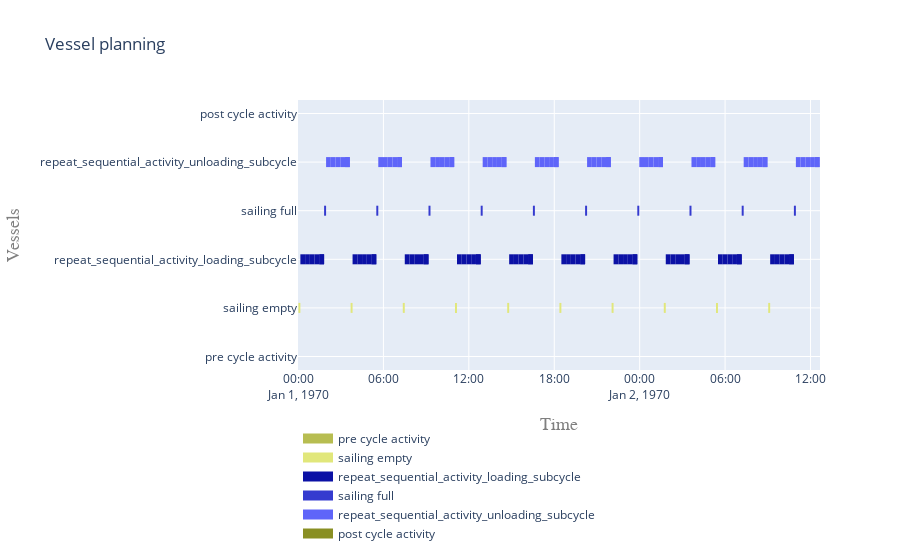

The cell this chart's notebook holds for it:
### Code cell
plot.vessel_planning([*sub_processes])

### Figure 1 — Plotly figure (JSON) as saved in the notebook; plotly's stock layout.template omitted (floating-point values rounded to 4 significant figures; data arrays with more than 128 entries replaced by an {"elided": "..."} marker saying what was removed)
{"data": [{"connectgaps": false, "hoverinfo": "y+name", "line": {"color": "rgb(183,189,81)", "width": 10}, "mode": "lines", "name": "pre cycle activity", "type": "scatter", "x": ["1970-01-01T00:00:00", "1970-01-01T00:00:00", "1970-01-01T00:01:40", "1970-01-01T00:01:40", "1970-01-01T00:01:40", "1970-01-01T03:40:00", "1970-01-01T03:40:00", "1970-01-01T03:41:40", "1970-01-01T03:41:40", "1970-01-01T03:41:40", "1970-01-01T07:20:00", "1970-01-01T07:20:00", "1970-01-01T07:21:40", "1970-01-01T07:21:40", "1970-01-01T07:21:40", "1970-01-01T11:00:00", "1970-01-01T11:00:00", "1970-01-01T11:01:40", "1970-01-01T11:01:40", "1970-01-01T11:01:40", "1970-01-01T14:40:00", "1970-01-01T14:40:00", "1970-01-01T14:41:40", "1970-01-01T14:41:40", "1970-01-01T14:41:40", "1970-01-01T18:20:00", "1970-01-01T18:20:00", "1970-01-01T18:21:40", "1970-01-01T18:21:40", "1970-01-01T18:21:40", "1970-01-01T22:00:00", "1970-01-01T22:00:00", "1970-01-01T22:01:40", "1970-01-01T22:01:40", "1970-01-01T22:01:40", "1970-01-02T01:40:00", "1970-01-02T01:40:00", "1970-01-02T01:41:40", "1970-01-02T01:41:40", "1970-01-02T01:41:40", "1970-01-02T05:20:00", "1970-01-02T05:20:00", "1970-01-02T05:21:40", "1970-01-02T05:21:40", "1970-01-02T05:21:40", "1970-01-02T09:00:00", "1970-01-02T09:00:00", "1970-01-02T09:01:40", "1970-01-02T09:01:40", "1970-01-02T09:01:40"], "y": ["pre cycle activity", "pre cycle activity", "pre cycle activity", "pre cycle activity", null, "pre cycle activity", "pre cycle activity", "pre cycle activity", "pre cycle activity", null, "pre cycle activity", "pre cycle activity", "pre cycle activity", "pre cycle activity", null, "pre cycle activity", "pre cycle activity", "pre cycle activity", "pre cycle activity", null, "pre cycle activity", "pre cycle activity", "pre cycle activity", "pre cycle activity", null, "pre cycle activity", "pre cycle activity", "pre cycle activity", "pre cycle activity", null, "pre cycle activity", "pre cycle activity", "pre cycle activity", "pre cycle activity", null, "pre cycle activity", "pre cycle activity", "pre cycle activity", "pre cycle activity", null, "pre cycle activity", "pre cycle activity", "pre cycle activity", "pre cycle activity", null, "pre cycle activity", "pre cycle activity", "pre cycle activity", "pre cycle activity", null]}, {"connectgaps": false, "hoverinfo": "y+name", "line": {"color": "rgb(225,231,123)", "width": 10}, "mode": "lines", "name": "sailing empty", "type": "scatter", "x": ["1970-01-01T00:01:40", "1970-01-01T00:01:40", "1970-01-01T00:10:00", "1970-01-01T00:10:00", "1970-01-01T00:10:00", "1970-01-01T03:41:40", "1970-01-01T03:41:40", "1970-01-01T03:50:00", "1970-01-01T03:50:00", "1970-01-01T03:50:00", "1970-01-01T07:21:40", "1970-01-01T07:21:40", "1970-01-01T07:30:00", "1970-01-01T07:30:00", "1970-01-01T07:30:00", "1970-01-01T11:01:40", "1970-01-01T11:01:40", "1970-01-01T11:10:00", "1970-01-01T11:10:00", "1970-01-01T11:10:00", "1970-01-01T14:41:40", "1970-01-01T14:41:40", "1970-01-01T14:50:00", "1970-01-01T14:50:00", "1970-01-01T14:50:00", "1970-01-01T18:21:40", "1970-01-01T18:21:40", "1970-01-01T18:30:00", "1970-01-01T18:30:00", "1970-01-01T18:30:00", "1970-01-01T22:01:40", "1970-01-01T22:01:40", "1970-01-01T22:10:00", "1970-01-01T22:10:00", "1970-01-01T22:10:00", "1970-01-02T01:41:40", "1970-01-02T01:41:40", "1970-01-02T01:50:00", "1970-01-02T01:50:00", "1970-01-02T01:50:00", "1970-01-02T05:21:40", "1970-01-02T05:21:40", "1970-01-02T05:30:00", "1970-01-02T05:30:00", "1970-01-02T05:30:00", "1970-01-02T09:01:40", "1970-01-02T09:01:40", "1970-01-02T09:10:00", "1970-01-02T09:10:00", "1970-01-02T09:10:00"], "y": ["sailing empty", "sailing empty", "sailing empty", "sailing empty", null, "sailing empty", "sailing empty", "sailing empty", "sailing empty", null, "sailing empty", "sailing empty", "sailing empty", "sailing empty", null, "sailing empty", "sailing empty", "sailing empty", "sailing empty", null, "sailing empty", "sailing empty", "sailing empty", "sailing empty", null, "sailing empty", "sailing empty", "sailing empty", "sailing empty", null, "sailing empty", "sailing empty", "sailing empty", "sailing empty", null, "sailing empty", "sailing empty", "sailing empty", "sailing empty", null, "sailing empty", "sailing empty", "sailing empty", "sailing empty", null, "sailing empty", "sailing empty", "sailing empty", "sailing empty", null]}, {"connectgaps": false, "hoverinfo": "y+name", "line": {"color": "rgb(11,17,165)", "width": 10}, "mode": "lines", "name": "repeat_sequential_activity_loading_subcycle", "type": "scatter", "x": {"elided": "300 str values"}, "y": {"elided": "300 str values"}}, {"connectgaps": false, "hoverinfo": "y+name", "line": {"color": "rgb(53,59,207)", "width": 10}, "mode": "lines", "name": "sailing full", "type": "scatter", "x": ["1970-01-01T01:50:00", "1970-01-01T01:50:00", "1970-01-01T01:58:20", "1970-01-01T01:58:20", "1970-01-01T01:58:20", "1970-01-01T05:30:00", "1970-01-01T05:30:00", "1970-01-01T05:38:20", "1970-01-01T05:38:20", "1970-01-01T05:38:20", "1970-01-01T09:10:00", "1970-01-01T09:10:00", "1970-01-01T09:18:20", "1970-01-01T09:18:20", "1970-01-01T09:18:20", "1970-01-01T12:50:00", "1970-01-01T12:50:00", "1970-01-01T12:58:20", "1970-01-01T12:58:20", "1970-01-01T12:58:20", "1970-01-01T16:30:00", "1970-01-01T16:30:00", "1970-01-01T16:38:20", "1970-01-01T16:38:20", "1970-01-01T16:38:20", "1970-01-01T20:10:00", "1970-01-01T20:10:00", "1970-01-01T20:18:20", "1970-01-01T20:18:20", "1970-01-01T20:18:20", "1970-01-01T23:50:00", "1970-01-01T23:50:00", "1970-01-01T23:58:20", "1970-01-01T23:58:20", "1970-01-01T23:58:20", "1970-01-02T03:30:00", "1970-01-02T03:30:00", "1970-01-02T03:38:20", "1970-01-02T03:38:20", "1970-01-02T03:38:20", "1970-01-02T07:10:00", "1970-01-02T07:10:00", "1970-01-02T07:18:20", "1970-01-02T07:18:20", "1970-01-02T07:18:20", "1970-01-02T10:50:00", "1970-01-02T10:50:00", "1970-01-02T10:58:20", "1970-01-02T10:58:20", "1970-01-02T10:58:20"], "y": ["sailing full", "sailing full", "sailing full", "sailing full", null, "sailing full", "sailing full", "sailing full", "sailing full", null, "sailing full", "sailing full", "sailing full", "sailing full", null, "sailing full", "sailing full", "sailing full", "sailing full", null, "sailing full", "sailing full", "sailing full", "sailing full", null, "sailing full", "sailing full", "sailing full", "sailing full", null, "sailing full", "sailing full", "sailing full", "sailing full", null, "sailing full", "sailing full", "sailing full", "sailing full", null, "sailing full", "sailing full", "sailing full", "sailing full", null, "sailing full", "sailing full", "sailing full", "sailing full", null]}, {"connectgaps": false, "hoverinfo": "y+name", "line": {"color": "rgb(95,101,249)", "width": 10}, "mode": "lines", "name": "repeat_sequential_activity_unloading_subcycle", "type": "scatter", "x": {"elided": "300 str values"}, "y": {"elided": "300 str values"}}, {"connectgaps": false, "hoverinfo": "y+name", "line": {"color": "rgb(137,143,35)", "width": 10}, "mode": "lines", "name": "post cycle activity", "type": "scatter", "x": ["1970-01-01T03:38:20", "1970-01-01T03:38:20", "1970-01-01T03:40:00", "1970-01-01T03:40:00", "1970-01-01T03:40:00", "1970-01-01T07:18:20", "1970-01-01T07:18:20", "1970-01-01T07:20:00", "1970-01-01T07:20:00", "1970-01-01T07:20:00", "1970-01-01T10:58:20", "1970-01-01T10:58:20", "1970-01-01T11:00:00", "1970-01-01T11:00:00", "1970-01-01T11:00:00", "1970-01-01T14:38:20", "1970-01-01T14:38:20", "1970-01-01T14:40:00", "1970-01-01T14:40:00", "1970-01-01T14:40:00", "1970-01-01T18:18:20", "1970-01-01T18:18:20", "1970-01-01T18:20:00", "1970-01-01T18:20:00", "1970-01-01T18:20:00", "1970-01-01T21:58:20", "1970-01-01T21:58:20", "1970-01-01T22:00:00", "1970-01-01T22:00:00", "1970-01-01T22:00:00", "1970-01-02T01:38:20", "1970-01-02T01:38:20", "1970-01-02T01:40:00", "1970-01-02T01:40:00", "1970-01-02T01:40:00", "1970-01-02T05:18:20", "1970-01-02T05:18:20", "1970-01-02T05:20:00", "1970-01-02T05:20:00", "1970-01-02T05:20:00", "1970-01-02T08:58:20", "1970-01-02T08:58:20", "1970-01-02T09:00:00", "1970-01-02T09:00:00", "1970-01-02T09:00:00", "1970-01-02T12:38:20", "1970-01-02T12:38:20", "1970-01-02T12:40:00", "1970-01-02T12:40:00", "1970-01-02T12:40:00"], "y": ["post cycle activity", "post cycle activity", "post cycle activity", "post cycle activity", null, "post cycle activity", "post cycle activity", "post cycle activity", "post cycle activity", null, "post cycle activity", "post cycle activity", "post cycle activity", "post cycle activity", null, "post cycle activity", "post cycle activity", "post cycle activity", "post cycle activity", null, "post cycle activity", "post cycle activity", "post cycle activity", "post cycle activity", null, "post cycle activity", "post cycle activity", "post cycle activity", "post cycle activity", null, "post cycle activity", "post cycle activity", "post cycle activity", "post cycle activity", null, "post cycle activity", "post cycle activity", "post cycle activity", "post cycle activity", null, "post cycle activity", "post cycle activity", "post cycle activity", "post cycle activity", null, "post cycle activity", "post cycle activity", "post cycle activity", "post cycle activity", null]}], "layout": {"hovermode": "closest", "legend": {"orientation": "h", "x": 0, "y": -0.2}, "title": {"text": "Vessel planning"}, "xaxis": {"range": ["1970-01-01T00:00:00", "1970-01-02T12:40:00"], "title": {"font": {"color": "#7f7f7f", "family": "Courier New, monospace", "size": 18}, "text": "Time"}}, "yaxis": {"title": {"font": {"color": "#7f7f7f", "family": "Courier New, monospace", "size": 18}, "text": "Vessels"}}}}
